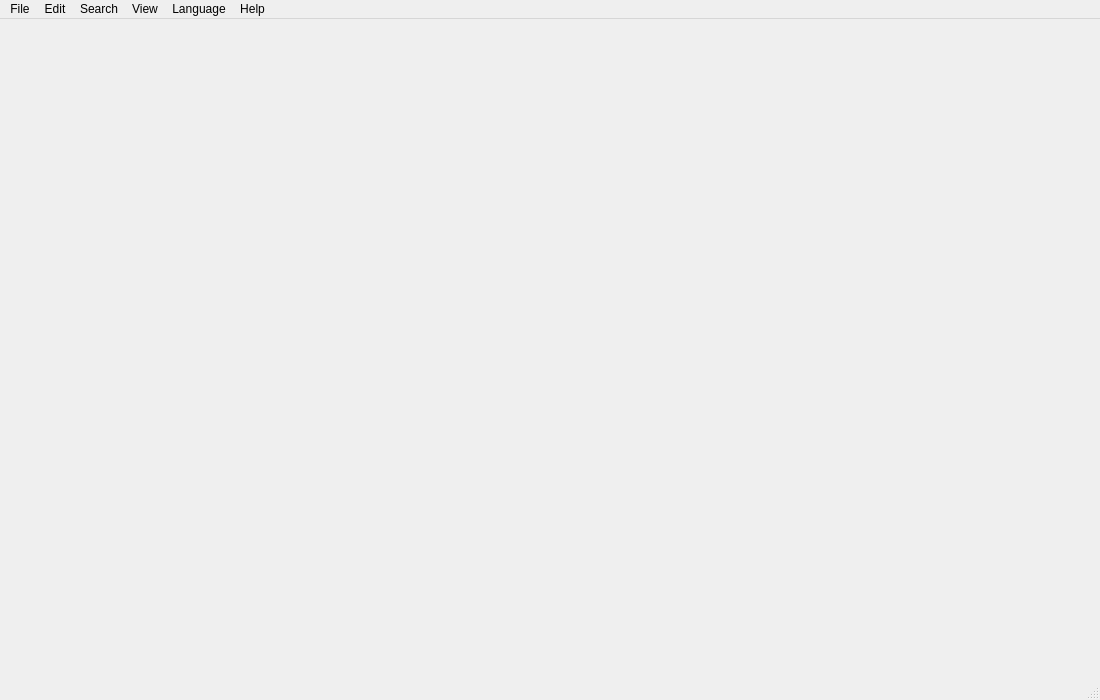
<?xml version="1.0" encoding="UTF-8"?>
<ui version="4.0">
 <class>MainWindow</class>
 <widget class="QMainWindow" name="MainWindow">
  <property name="geometry">
   <rect>
    <x>0</x>
    <y>0</y>
    <width>1100</width>
    <height>700</height>
   </rect>
  </property>
  <property name="windowTitle">
   <string>Office Rooms</string>
  </property>
  <widget class="QWidget" name="centralWidget">
   <layout class="QVBoxLayout" name="verticalLayout">
    <item>
     <widget class="QTabWidget" name="documentsTabWidget">
      <property name="tabsClosable">
       <bool>true</bool>
      </property>
      <property name="movable">
       <bool>true</bool>
      </property>
      <property name="documentMode">
       <bool>true</bool>
      </property>
     </widget>
    </item>
   </layout>
  </widget>
  <widget class="QMenuBar" name="menuBar">
   <property name="geometry">
    <rect>
     <x>0</x>
     <y>0</y>
     <width>1100</width>
     <height>24</height>
    </rect>
   </property>
   <widget class="QMenu" name="menuFile">
    <property name="title">
     <string>File</string>
    </property>
    <addaction name="actionNew"/>
    <addaction name="actionOpen"/>
    <addaction name="actionSave"/>
    <addaction name="actionSaveAs"/>
    <addaction name="actionClose"/>
    <addaction name="separator"/>
    <addaction name="actionPrint"/>
    <addaction name="separator"/>
    <addaction name="actionExit"/>
   </widget>
   <widget class="QMenu" name="menuEdit">
    <property name="title">
     <string>Edit</string>
    </property>
    <addaction name="actionAdd"/>
    <addaction name="actionEdit"/>
    <addaction name="actionDelete"/>
   </widget>
   <widget class="QMenu" name="menuSearch">
    <property name="title">
     <string>Search</string>
    </property>
    <addaction name="actionFind"/>
    <addaction name="actionClearSearch"/>
   </widget>
   <widget class="QMenu" name="menuView">
    <property name="title">
     <string>View</string>
    </property>
    <addaction name="actionChart"/>
   </widget>
   <widget class="QMenu" name="menuLanguage">
    <property name="title">
     <string>Language</string>
    </property>
    <addaction name="actionEnglish"/>
    <addaction name="actionRussian"/>
    <addaction name="actionGerman"/>
   </widget>
   <widget class="QMenu" name="menuHelp">
    <property name="title">
     <string>Help</string>
    </property>
    <addaction name="actionAbout"/>
   </widget>
   <addaction name="menuFile"/>
   <addaction name="menuEdit"/>
   <addaction name="menuSearch"/>
   <addaction name="menuView"/>
   <addaction name="menuLanguage"/>
   <addaction name="menuHelp"/>
  </widget>
  <widget class="QStatusBar" name="statusBar"/>
  <action name="actionNew">
   <property name="text">
    <string>New</string>
   </property>
   <property name="shortcut">
    <string>Ctrl+N</string>
   </property>
  </action>
  <action name="actionOpen">
   <property name="text">
    <string>Open</string>
   </property>
   <property name="shortcut">
    <string>Ctrl+O</string>
   </property>
  </action>
  <action name="actionSave">
   <property name="text">
    <string>Save</string>
   </property>
   <property name="shortcut">
    <string>Ctrl+S</string>
   </property>
  </action>
  <action name="actionSaveAs">
   <property name="text">
    <string>Save As</string>
   </property>
   <property name="shortcut">
    <string>Ctrl+Shift+S</string>
   </property>
  </action>
  <action name="actionClose">
   <property name="text">
    <string>Close</string>
   </property>
   <property name="shortcut">
    <string>Ctrl+W</string>
   </property>
  </action>
  <action name="actionExit">
   <property name="text">
    <string>Exit</string>
   </property>
   <property name="shortcut">
    <string>Ctrl+Q</string>
   </property>
  </action>
  <action name="actionAdd">
   <property name="text">
    <string>Add</string>
   </property>
   <property name="shortcut">
    <string>Ctrl+Ins</string>
   </property>
  </action>
  <action name="actionEdit">
   <property name="text">
    <string>Edit</string>
   </property>
   <property name="shortcut">
    <string>Ctrl+E</string>
   </property>
  </action>
  <action name="actionDelete">
   <property name="text">
    <string>Delete</string>
   </property>
   <property name="shortcut">
    <string>Del</string>
   </property>
  </action>
  <action name="actionPrint">
   <property name="text">
    <string>Print</string>
   </property>
   <property name="shortcut">
    <string>Ctrl+P</string>
   </property>
  </action>
  <action name="actionChart">
   <property name="text">
    <string>Chart</string>
   </property>
  </action>
  <action name="actionFind">
   <property name="text">
    <string>Find</string>
   </property>
   <property name="shortcut">
    <string>Ctrl+F</string>
   </property>
  </action>
  <action name="actionClearSearch">
   <property name="text">
    <string>Clear Search</string>
   </property>
   <property name="shortcut">
    <string>Esc</string>
   </property>
  </action>
  <action name="actionEnglish">
   <property name="text">
    <string>English</string>
   </property>
  </action>
  <action name="actionRussian">
   <property name="text">
    <string>Russian</string>
   </property>
  </action>
  <action name="actionGerman">
   <property name="text">
    <string>German</string>
   </property>
  </action>
  <action name="actionAbout">
   <property name="text">
    <string>About</string>
   </property>
  </action>
 </widget>
 <resources/>
 <connections/>
</ui>
